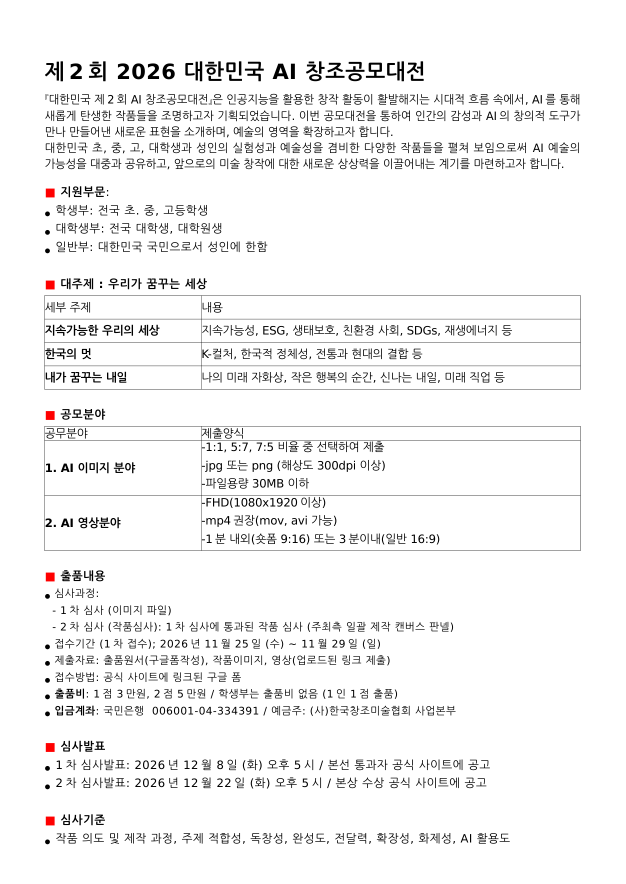
#> input picture tools/_req_p1.png, 1251 x 1768 px (shown at 1/2 size)
$ python img2ascii.py _req_p1.png
#> lines starting #> are read from the running program, lines starting #| are printed output that depends on the picture
"""
img2ascii.py — image -> ASCII grid + colour grid.

Recognizability: (1) CALIBRATED palette (glyph ink-coverage measured in the
real font), (2) autocontrast + unsharp tone mapping.
Background: respects PNG alpha (transparent -> blank); for images without
alpha an optional luminance `floor` drops the darkest tones to blank so the
subject melts into a black terminal.
Colour: a tinted RGB grid (desaturated toward bone, lifted to read on black).
"""
import bisect, functools, sys
from PIL import Image, ImageOps, ImageDraw, ImageFont, ImageFilter, ImageChops

MONO = "C:/Windows/Fonts/CascadiaCode.ttf"
PALETTE = " .'`^\":;~-_+<>i!lI?][}{1)(|tfjrxnuvczXYUJCLQ0OZmwqpdbkhao#MW&8%B@$"
_CANDIDATES = (" .'`,:;_-~\"^=+*!?/\\|()[]{}<>ilrtfjxnuvczXYUJLCQ0OZmwqpdbkhao"
               "#MW&8%B@$0123456789")


@functools.lru_cache(maxsize=8)
def calibrated_ramp(font_path=MONO, px=32):
    font = ImageFont.truetype(font_path, px)
    asc, desc = font.getmetrics(); h = asc + desc
    w = max(1, round(font.getlength("M")))
    seen, pairs = set(), []
    for ch in _CANDIDATES:
        if ch in seen:
            continue
        seen.add(ch)
        im = Image.new("L", (w, h), 0)
        ImageDraw.Draw(im).text((0, 0), ch, font=font, fill=255)
        pairs.append((sum(im.getdata()) / (255.0 * w * h), ch))
    pairs.sort()
    mx = pairs[-1][0] or 1.0
    return [p[0] / mx for p in pairs], [p[1] for p in pairs]


def _glyph(t, covs, chars):
    i = bisect.bisect_left(covs, t)
    if i <= 0:         return chars[0]
    if i >= len(covs): return chars[-1]
    return chars[i] if abs(covs[i] - t) < abs(covs[i - 1] - t) else chars[i - 1]


def _subject_mask(rgb, alpha, black_cut):
    """255 where the subject is, 0 on the (alpha- or black-) background."""
    if alpha is not None:
        return alpha.point(lambda a: 255 if a >= 110 else 0)
    r, g, b = rgb.split()
    mx = ImageChops.lighter(ImageChops.lighter(r, g), b)     # max channel
    return mx.point(lambda v: 255 if v >= black_cut else 0)


def _masked_stretch(L, mask, lo_p=0.02, hi_p=0.995):
    """Linearly stretch L using percentiles computed over masked pixels only —
    so a large black background can't flatten the subject's contrast."""
    hist = L.histogram(mask); tot = sum(hist)
    if tot == 0:
        return L
    loN, hiN = tot * lo_p, tot * hi_p
    c = 0; lo = 0; hi = 255
    for i, h in enumerate(hist):
        c += h
        if c <= loN: lo = i
        if c <= hiN: hi = i
    if hi <= lo:
        return L
    sc = 255.0 / (hi - lo)
    return L.point(lambda v: 0 if v <= lo else (255 if v >= hi else int((v - lo) * sc)))


def _prep(path, cols, rows, sharpen, black_cut):
    src = Image.open(path)
    alpha = src.getchannel("A").convert("L") if "A" in src.getbands() else None
    rgb = src.convert("RGB")
    mask = _subject_mask(rgb, alpha, black_cut)
    g = _masked_stretch(rgb.convert("L"), mask)
    if sharpen:
        g = g.filter(ImageFilter.UnsharpMask(radius=2, percent=95, threshold=2))

    cell = 0.5; sw, sh = rgb.size
    sa, ga = sw / sh, (cols * cell) / rows
    if sa > ga: nc, nr = cols, max(1, round(cols * cell / sa))
    else:       nr, nc = rows, max(1, round(rows * sa / cell))

    g = g.resize((nc, nr), Image.LANCZOS)
    rgb = rgb.resize((nc, nr), Image.LANCZOS)
    mask = mask.resize((nc, nr), Image.LANCZOS)
    return g, rgb, mask, (rows - nr) // 2, (cols - nc) // 2, nc, nr


def _sample(path, cols, rows, gamma, sharpen, floor, sat, lift, black_cut):
    """Return (charGrid, colorGrid); blank cell = (' ', None). Background (alpha
    or near-black) is left blank so the art melts into a black terminal."""
    covs, chars = calibrated_ramp()
    g, rgb, mask, pt, pl, nc, nr = _prep(path, cols, rows, sharpen, black_cut)
    gp, cp, mp = g.load(), rgb.load(), mask.load()
    ch_grid = [[" "] * cols for _ in range(rows)]
    co_grid = [[None] * cols for _ in range(rows)]
    for r in range(rows):
        for c in range(cols):
            sr, sc = r - pt, c - pl
            if not (0 <= sr < nr and 0 <= sc < nc):
                continue
            if mp[sc, sr] < 128:                  # background
                continue
            v0 = gp[sc, sr] / 255.0
            if v0 < floor:
                continue
            ch_grid[r][c] = _glyph(pow(v0, gamma), covs, chars)
            pr, pg, pb = cp[sc, sr]
            lum = 0.299 * pr + 0.587 * pg + 0.114 * pb
            mix = lambda x: int(max(0, min(255, lift + (lum * (1 - sat) + x * sat))))
            co_grid[r][c] = (mix(pr), mix(pg), mix(pb))
    return ch_grid, co_grid


def to_ascii(path, cols=168, rows=92, gamma=0.92, sharpen=True, floor=0.07, black_cut=0):
    ch, _ = _sample(path, cols, rows, gamma, sharpen, floor, 0.7, 70, black_cut)
#> after the loop in calibrated_ramp, `for ch in _CANDIDATES:`:
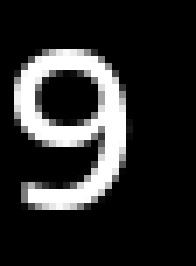
#> im: PIL image 28x38 L (shown 7 times larger); min 0, max 255, mean 42
#> after the loop in calibrated_ramp, `for ch in _CANDIDATES:`: pairs = 77 items, first 6: (0, ' '), (0.0124, '.'), (0.0225, "'"), (0.0154, '`'), (0.0217, ','), (0.0248, ':'); seen = 77 items
#> in calibrated_ramp, `mx = pairs[-1][0] or 1.0`: mx = 0.277
#> in _sample, `covs, chars = calibrated_ramp()`: covs = 77 values from 0 to 1; chars = 77 items, first 6: ' ', '.', '`', ',', "'", '-'
#> in _prep, src is the input picture: PIL image 1251x1768 RGB; mean R, G, B 243.5, 243.3, 243.3
#> in _subject_mask, `return mx.point(lambda v: 255 if v >= black_cut else 0)`: returned value: PIL image 1251x1768 L; every value is 255
#> in _masked_stretch, `hist = L.histogram(mask)`: hist = 256 values, max 2039066 at index 255, min 0 at index 127, mean 8639.7
#> in _masked_stretch, `tot = sum(hist)`: tot = 2211768
#> in _masked_stretch, `loN, hiN = tot * lo_p, tot * hi_p`: loN = 44235.4; hiN = 2200709.2
#> the loop in _masked_stretch, `for i, h in enumerate(hist):` made 256 passes
#> (h, c) on passes 1 to 12: (36414, 36414), (602, 37016), (536, 37552), (1576, 39128), (420, 39548), (418, 39966), (387, 40353), (748, 41101), (339, 41440), (366, 41806), (330, 42136), (581, 42717)
#> c on passes 61 to 66: 65337, 65530, 65779, 67315, 67528, 67765
#> after the loop in _masked_stretch, `for i, h in enumerate(hist):`: c = 2211768
#> in _masked_stretch, `sc = 255.0 / (hi - lo)`: sc = 1.06
#> in _prep, `g = g.resize((nc, nr), Image.LANCZOS)`:
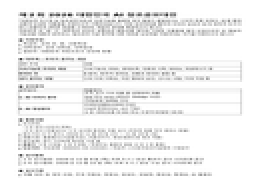
#> g: PIL image 130x92 L (shown 2 times larger); min 49, max 255, mean 240.8
#> in _prep, `mask = mask.resize((nc, nr), Image.LANCZOS)`: mask: PIL image 130x92 L; every value is 255
#> in _sample, `g, rgb, mask, pt, pl, nc, nr = _prep(path, cols, rows, sharpen, black_..`: pt = 0; pl = 19; nc = 130; nr = 92
    return "\n".join("".join(row).rstrip() for row in ch)


def to_color_image(path, cols=168, rows=92, gamma=0.92, sharpen=True,
                   floor=0.07, sat=0.72, lift=64, black_cut=0):
    """cols x rows RGB image; blank cells are black (not drawn on the client)."""
    _, co = _sample(path, cols, rows, gamma, sharpen, floor, sat, lift, black_cut)
    im = Image.new("RGB", (cols, rows), (0, 0, 0))
    im.putdata([c if c else (0, 0, 0) for row in co for c in row])
    return im


def to_ascii_color(path, cols=168, rows=92, gamma=0.92, sharpen=True,
                   floor=0.07, sat=0.72, lift=64, black_cut=0):
    ch, co = _sample(path, cols, rows, gamma, sharpen, floor, sat, lift, black_cut)
    return [[(ch[r][c], co[r][c] or (0, 0, 0)) for c in range(cols)] for r in range(rows)]


if __name__ == "__main__":
    print(to_ascii(sys.argv[1]))
